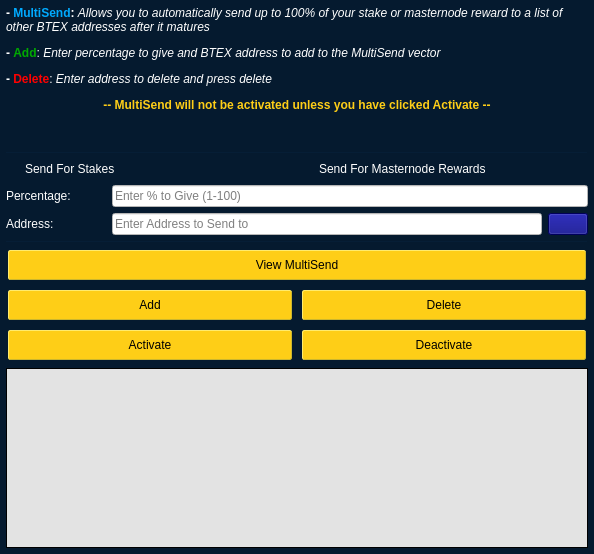
<?xml version="1.0" encoding="UTF-8"?>
<ui version="4.0">
 <class>MultiSendDialog</class>
 <widget class="QDialog" name="MultiSendDialog">
  <property name="windowModality">
   <enum>Qt::NonModal</enum>
  </property>
  <property name="geometry">
   <rect>
    <x>0</x>
    <y>0</y>
    <width>594</width>
    <height>554</height>
   </rect>
  </property>
  <property name="windowTitle">
   <string>MultiSend</string>
  </property>
  <property name="styleSheet">
   <string notr="true">background-color: rgb(5, 26, 47);
color: black;</string>
  </property>
  <layout class="QVBoxLayout" name="verticalLayout" stretch="0">
   <property name="margin">
    <number>6</number>
   </property>
   <item>
    <layout class="QVBoxLayout" name="verticalLayout_Main" stretch="1,0,1,1,1,1,1">
     <item>
      <widget class="QLabel" name="label_2">
       <property name="styleSheet">
        <string notr="true">background:transparent;
color:white</string>
       </property>
       <property name="lineWidth">
        <number>1</number>
       </property>
       <property name="text">
        <string>&lt;html&gt;&lt;head/&gt;&lt;body&gt;&lt;p&gt;&lt;span style=&quot; font-weight:600;&quot;&gt;- &lt;/span&gt;&lt;span style=&quot; font-weight:600; color:#00aaff;&quot;&gt;MultiSend&lt;/span&gt;&lt;span style=&quot; font-weight:600;&quot;&gt;: &lt;/span&gt;&lt;span style=&quot; font-style:italic;&quot;&gt;Allows you to automatically send up to 100% of your stake or masternode reward to a list of other BTEX addresses after it matures&lt;/span&gt;&lt;/p&gt;&lt;p&gt;&lt;span style=&quot; font-weight:600;&quot;&gt;- &lt;/span&gt;&lt;span style=&quot; font-weight:600; color:#00aa00;&quot;&gt;Add&lt;/span&gt;: &lt;span style=&quot; font-style:italic;&quot;&gt;Enter percentage to give and BTEX address to add to the MultiSend vector&lt;/span&gt;&lt;/p&gt;&lt;p&gt;&lt;span style=&quot; font-weight:600;&quot;&gt;- &lt;/span&gt;&lt;span style=&quot; font-weight:600; color:#ff0000;&quot;&gt;Delete&lt;/span&gt;: &lt;span style=&quot; font-style:italic;&quot;&gt;Enter address to delete and press delete&lt;/span&gt;&lt;/p&gt;&lt;p align=&quot;center&quot;&gt;&lt;span style=&quot; font-weight:600; color:#fece17;&quot;&gt;-- MultiSend will not be activated unless you have clicked Activate --&lt;/span&gt;&lt;/p&gt;&lt;/body&gt;&lt;/html&gt;</string>
       </property>
       <property name="alignment">
        <set>Qt::AlignLeading|Qt::AlignLeft|Qt::AlignTop</set>
       </property>
       <property name="wordWrap">
        <bool>true</bool>
       </property>
      </widget>
     </item>
     <item>
      <spacer name="verticalSpacer">
       <property name="orientation">
        <enum>Qt::Vertical</enum>
       </property>
       <property name="sizeHint" stdset="0">
        <size>
         <width>20</width>
         <height>40</height>
        </size>
       </property>
      </spacer>
     </item>
     <item>
      <widget class="Line" name="line">
       <property name="minimumSize">
        <size>
         <width>0</width>
         <height>1</height>
        </size>
       </property>
       <property name="maximumSize">
        <size>
         <width>16777215</width>
         <height>1</height>
        </size>
       </property>
       <property name="orientation">
        <enum>Qt::Horizontal</enum>
       </property>
      </widget>
     </item>
     <item>
      <layout class="QVBoxLayout" name="verticalLayout_Settings">
       <item>
        <layout class="QHBoxLayout" name="horizontalLayout">
         <item>
          <widget class="QCheckBox" name="multiSendStakeCheckBox">
           <property name="styleSheet">
            <string notr="true">background:transparent;
color:white</string>
           </property>
           <property name="text">
            <string>Send For Stakes</string>
           </property>
          </widget>
         </item>
         <item>
          <widget class="QCheckBox" name="multiSendMasternodeCheckBox">
           <property name="styleSheet">
            <string notr="true">background:transparent;
color:white</string>
           </property>
           <property name="text">
            <string>Send For Masternode Rewards</string>
           </property>
          </widget>
         </item>
        </layout>
       </item>
       <item>
        <layout class="QHBoxLayout" name="horizontalLayout_6">
         <item>
          <widget class="QLabel" name="label">
           <property name="minimumSize">
            <size>
             <width>100</width>
             <height>0</height>
            </size>
           </property>
           <property name="toolTip">
            <string>Percentage of stake to send</string>
           </property>
           <property name="styleSheet">
            <string notr="true">background:transparent;
color:white</string>
           </property>
           <property name="text">
            <string>Percentage:</string>
           </property>
          </widget>
         </item>
         <item>
          <widget class="QLineEdit" name="multiSendPercentEdit">
           <property name="toolTip">
            <string>Enter whole numbers 1 - 100</string>
           </property>
           <property name="styleSheet">
            <string notr="true">background:white;
color:black</string>
           </property>
           <property name="placeholderText">
            <string>Enter % to Give (1-100)</string>
           </property>
          </widget>
         </item>
        </layout>
       </item>
       <item>
        <layout class="QHBoxLayout" name="horizontalLayout_7">
         <item>
          <widget class="QLabel" name="label_5">
           <property name="minimumSize">
            <size>
             <width>100</width>
             <height>0</height>
            </size>
           </property>
           <property name="toolTip">
            <string>Address to send portion of stake to</string>
           </property>
           <property name="styleSheet">
            <string notr="true">background:transparent;
color:white</string>
           </property>
           <property name="text">
            <string>Address:</string>
           </property>
          </widget>
         </item>
         <item>
          <widget class="QLineEdit" name="multiSendAddressEdit">
           <property name="toolTip">
            <string/>
           </property>
           <property name="styleSheet">
            <string notr="true">background:white;
color:black</string>
           </property>
           <property name="placeholderText">
            <string>Enter Address to Send to</string>
           </property>
          </widget>
         </item>
         <item>
          <widget class="QPushButton" name="addressBookButton">
           <property name="maximumSize">
            <size>
             <width>16777215</width>
             <height>32</height>
            </size>
           </property>
           <property name="toolTip">
            <string>Choose an address from the address book</string>
           </property>
           <property name="styleSheet">
            <string notr="true">background-color: rgb(0, 0, 127);
color:black</string>
           </property>
           <property name="text">
            <string/>
           </property>
           <property name="icon">
            <iconset resource="../bitesax.qrc">
             <normaloff>:/icons/address-book</normaloff>:/icons/address-book</iconset>
           </property>
           <property name="shortcut">
            <string>Alt+A</string>
           </property>
           <property name="autoDefault">
            <bool>false</bool>
           </property>
          </widget>
         </item>
        </layout>
       </item>
      </layout>
     </item>
     <item>
      <widget class="Line" name="line_2">
       <property name="minimumSize">
        <size>
         <width>0</width>
         <height>1</height>
        </size>
       </property>
       <property name="maximumSize">
        <size>
         <width>16777215</width>
         <height>1</height>
        </size>
       </property>
       <property name="orientation">
        <enum>Qt::Horizontal</enum>
       </property>
      </widget>
     </item>
     <item>
      <layout class="QVBoxLayout" name="verticalLayout_Buttons">
       <item>
        <layout class="QHBoxLayout" name="horizontalLayout_4">
         <item>
          <widget class="QPushButton" name="viewButton">
           <property name="toolTip">
            <string/>
           </property>
           <property name="statusTip">
            <string>View MultiSend Vector</string>
           </property>
           <property name="styleSheet">
            <string notr="true">QPushButton { /* Global Button Style */
	background-color: rgb(254, 206, 23);
	border-width: 1px;
	border-style: outset;
	border-color: #cbb62f;
	border-radius: 2px;
	color:#000000;
	font-size:12px;
	font-weight:normal;
	padding-left:25px;
	padding-right:25px;
	padding-top:1px;
	padding-bottom:1px;
	height: 26px;
	margin: 2px;
}
QPushButton:hover {
		background-color: rgb(206, 163, 153);
}

QPushButton:pressed {
	background-color: rgb(170, 255, 255);
	border:1px solid #000000;
}</string>
           </property>
           <property name="text">
            <string>View MultiSend</string>
           </property>
          </widget>
         </item>
        </layout>
       </item>
       <item>
        <layout class="QHBoxLayout" name="horizontalLayout_2">
         <item>
          <widget class="QPushButton" name="addButton">
           <property name="toolTip">
            <string/>
           </property>
           <property name="statusTip">
            <string>Add to MultiSend Vector</string>
           </property>
           <property name="styleSheet">
            <string notr="true">QPushButton { /* Global Button Style */
	background-color: rgb(254, 206, 23);
	border-width: 1px;
	border-style: outset;
	border-color: #cbb62f;
	border-radius: 2px;
	color:#000000;
	font-size:12px;
	font-weight:normal;
	padding-left:25px;
	padding-right:25px;
	padding-top:1px;
	padding-bottom:1px;
	height: 26px;
	margin: 2px;
}
QPushButton:hover {
		background-color: rgb(206, 163, 153);
}

QPushButton:pressed {
	background-color: rgb(170, 255, 255);
	border:1px solid #000000;
}</string>
           </property>
           <property name="text">
            <string>Add</string>
           </property>
          </widget>
         </item>
         <item>
          <widget class="QPushButton" name="deleteButton">
           <property name="toolTip">
            <string/>
           </property>
           <property name="statusTip">
            <string>Delete Address From MultiSend Vector</string>
           </property>
           <property name="styleSheet">
            <string notr="true">QPushButton { /* Global Button Style */
	background-color: rgb(254, 206, 23);
	border-width: 1px;
	border-style: outset;
	border-color: #cbb62f;
	border-radius: 2px;
	color:#000000;
	font-size:12px;
	font-weight:normal;
	padding-left:25px;
	padding-right:25px;
	padding-top:1px;
	padding-bottom:1px;
	height: 26px;
	margin: 2px;
}
QPushButton:hover {
		background-color: rgb(206, 163, 153);
}

QPushButton:pressed {
	background-color: rgb(170, 255, 255);
	border:1px solid #000000;
}</string>
           </property>
           <property name="text">
            <string>Delete</string>
           </property>
          </widget>
         </item>
        </layout>
       </item>
       <item>
        <layout class="QHBoxLayout" name="horizontalLayout_5">
         <item>
          <widget class="QPushButton" name="activateButton">
           <property name="statusTip">
            <string>Activate MultiSend</string>
           </property>
           <property name="styleSheet">
            <string notr="true">QPushButton { /* Global Button Style */
	background-color: rgb(254, 206, 23);
	border-width: 1px;
	border-style: outset;
	border-color: #cbb62f;
	border-radius: 2px;
	color:#000000;
	font-size:12px;
	font-weight:normal;
	padding-left:25px;
	padding-right:25px;
	padding-top:1px;
	padding-bottom:1px;
	height: 26px;
	margin: 2px;
}
QPushButton:hover {
		background-color: rgb(206, 163, 153);
}

QPushButton:pressed {
	background-color: rgb(170, 255, 255);
	border:1px solid #000000;
}</string>
           </property>
           <property name="text">
            <string>Activate</string>
           </property>
          </widget>
         </item>
         <item>
          <widget class="QPushButton" name="disableButton">
           <property name="statusTip">
            <string>Deactivate MultiSend</string>
           </property>
           <property name="styleSheet">
            <string notr="true">QPushButton { /* Global Button Style */
	background-color: rgb(254, 206, 23);
	border-width: 1px;
	border-style: outset;
	border-color: #cbb62f;
	border-radius: 2px;
	color:#000000;
	font-size:12px;
	font-weight:normal;
	padding-left:25px;
	padding-right:25px;
	padding-top:1px;
	padding-bottom:1px;
	height: 26px;
	margin: 2px;
}
QPushButton:hover {
		background-color: rgb(206, 163, 153);
}

QPushButton:pressed {
	background-color: rgb(170, 255, 255);
	border:1px solid #000000;
}</string>
           </property>
           <property name="text">
            <string>Deactivate</string>
           </property>
          </widget>
         </item>
        </layout>
       </item>
      </layout>
     </item>
     <item>
      <widget class="QLabel" name="message">
       <property name="minimumSize">
        <size>
         <width>0</width>
         <height>180</height>
        </size>
       </property>
       <property name="styleSheet">
        <string notr="true">background-color: rgb(227, 227, 227);
color:black</string>
       </property>
       <property name="frameShape">
        <enum>QFrame::Panel</enum>
       </property>
       <property name="frameShadow">
        <enum>QFrame::Plain</enum>
       </property>
       <property name="lineWidth">
        <number>1</number>
       </property>
       <property name="midLineWidth">
        <number>1</number>
       </property>
       <property name="text">
        <string/>
       </property>
       <property name="alignment">
        <set>Qt::AlignLeading|Qt::AlignLeft|Qt::AlignTop</set>
       </property>
       <property name="wordWrap">
        <bool>true</bool>
       </property>
      </widget>
     </item>
    </layout>
   </item>
  </layout>
 </widget>
 <resources>
  <include location="../bitesax.qrc"/>
 </resources>
 <connections/>
</ui>
